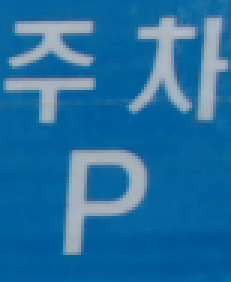
#> input picture jjolbo-turtlebot/park_sign.png, 77 x 94 px, given in place of the camera (shown 3 times larger)
$ python arrows_sign.py
#> lines starting #> are read from the running program, lines starting #| are printed output that depends on the picture
import cv2
import numpy as np
from scipy.stats import itemfreq

def get_dominant_color(image, n_colors):
    pixels = np.float32(image).reshape((-1, 3))
    criteria = (cv2.TERM_CRITERIA_EPS + cv2.TERM_CRITERIA_MAX_ITER, 200, .1)
    flags = cv2.KMEANS_RANDOM_CENTERS
    flags, labels, centroids = cv2.kmeans(pixels, n_colors, None, criteria, 10, flags)
    palette = np.uint8(centroids)
    return palette[np.argmax(itemfreq(labels)[:, -1])]

clicked = False
def onMouse(event, x, y, flags, param):
    global clicked
    if event == cv2.EVENT_LBUTTONUP:
        clicked = True

if __name__ == '__main__':
    cameraCapture = cv2.VideoCapture(2)
    cv2.namedWindow('camera')
    cv2.setMouseCallback('camera', onMouse)

    success, frame = cameraCapture.read()
#> frame is the input picture: shape (94, 77, 3); mean B, G, R 160.5, 111.4, 35.1

    while success and not clicked:
        cv2.waitKey(1)
        success, frame = cameraCapture.read()

        gray = cv2.cvtColor(frame, cv2.COLOR_BGR2GRAY)
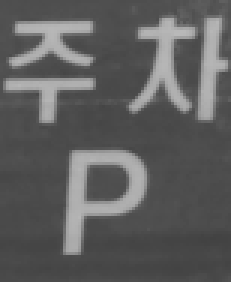
#> gray: shape (94, 77) (shown 3 times larger); min 66, max 185, mean 94.2
        img = cv2.medianBlur(gray, 37)
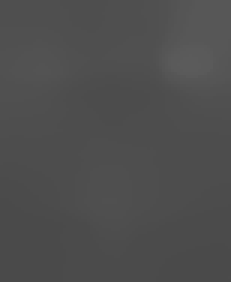
#> img: shape (94, 77) (shown 3 times larger); min 74, max 91, mean 78.1
        circles = cv2.HoughCircles(img, cv2.HOUGH_GRADIENT, 1, 50, param1=120, param2=55)
#> circles = None

        if not circles is None:
            circles = np.uint16(np.around(circles))
            max_r, max_i = 0, 0
            for i in range(len(circles[:, :, 2][0])):
                if circles[:, :, 2][0][i] > 50 and circles[:, :, 2][0][i] > max_r:
                    max_i = i
                    max_r = circles[:, :, 2][0][i]
            x, y, r = circles[:, :, :][0][max_i]
            if y > r and x > r:
                square = frame[y-r:y+r, x-r:x+r]

                dominant_color = get_dominant_color(square, 2)
                if dominant_color[2] > 100:
                    pass
                elif dominant_color[0] > 80:
                    zone_0 = square[square.shape[0]*3//10:square.shape[0]
                                    * 5//10, square.shape[1]*1//8:square.shape[1]*3//8]
                    cv2.imshow('Zone0', zone_0)
                    zone_0_color = get_dominant_color(zone_0, 1)

                    zone_1 = square[square.shape[0]*1//8:square.shape[0]
                                    * 3//8, square.shape[1]*3//8:square.shape[1]*5//8]
                    zone_1_color = get_dominant_color(zone_1, 1)

                    zone_2 = square[square.shape[0]*2//8:square.shape[0]
                                    * 5//8, square.shape[1]*5//8:square.shape[1]*7//8]
                    cv2.imshow('Zone2', zone_2)
                    zone_2_color = get_dominant_color(zone_2, 1)

                    if zone_1_color[2] < 60:
                        if sum(zone_0_color) > sum(zone_2_color):
                            print("LEFT")
                        else:
                            print("RIGHT")
                    else:
                        if sum(zone_0_color) > sum(zone_2_color):
                            print("LEFT")
                        else:
                            print("RIGHT")
                else:
                    print("N/A")

            for i in circles[0, :]:
                cv2.circle(frame, (i[0], i[1]), i[2], (0, 255, 0), 2)
                cv2.circle(frame, (i[0], i[1]), 2, (0, 0, 255), 3)
        cv2.imshow('camera', frame)

    cv2.destroyAllWindows()
    cameraCapture.release()
